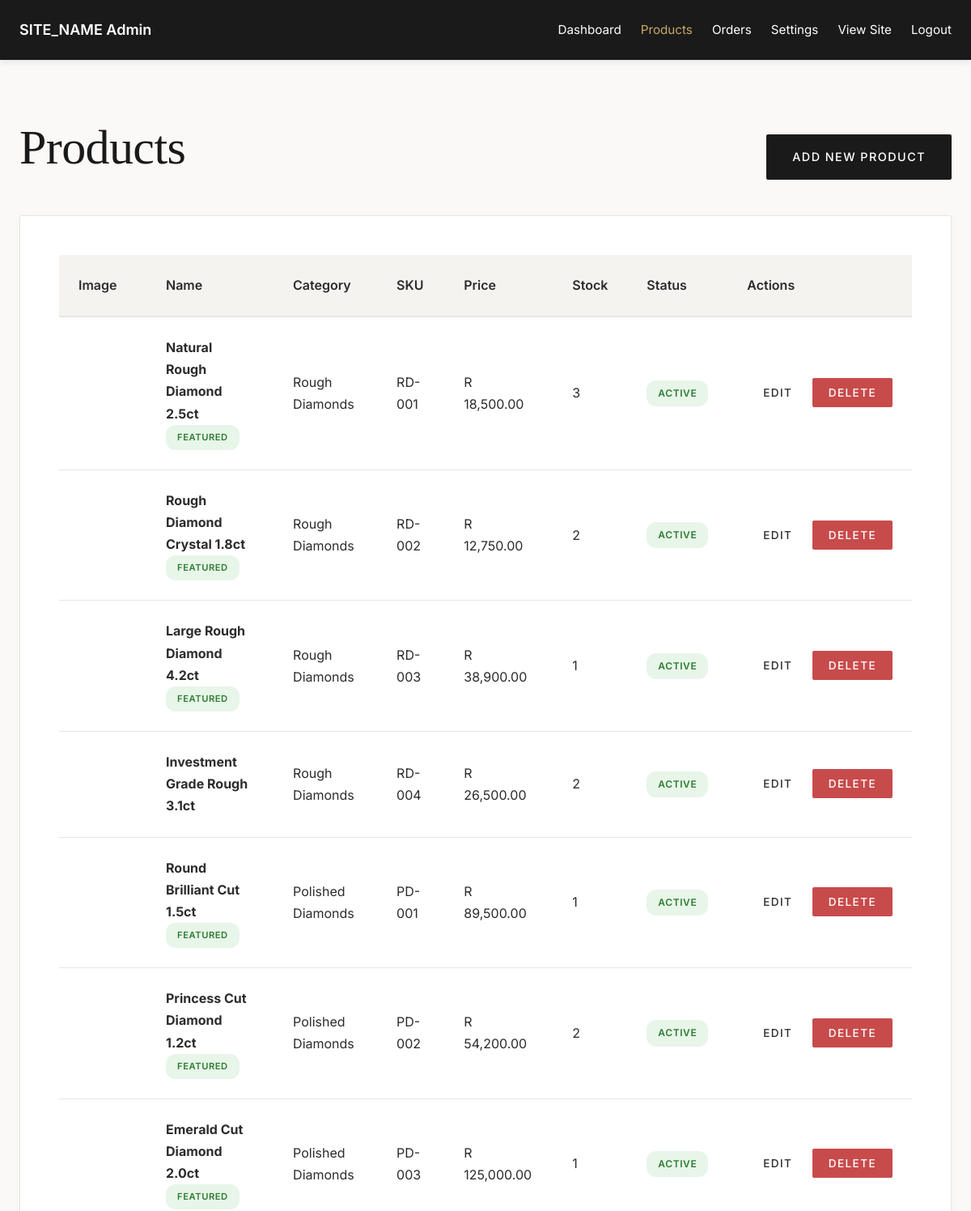
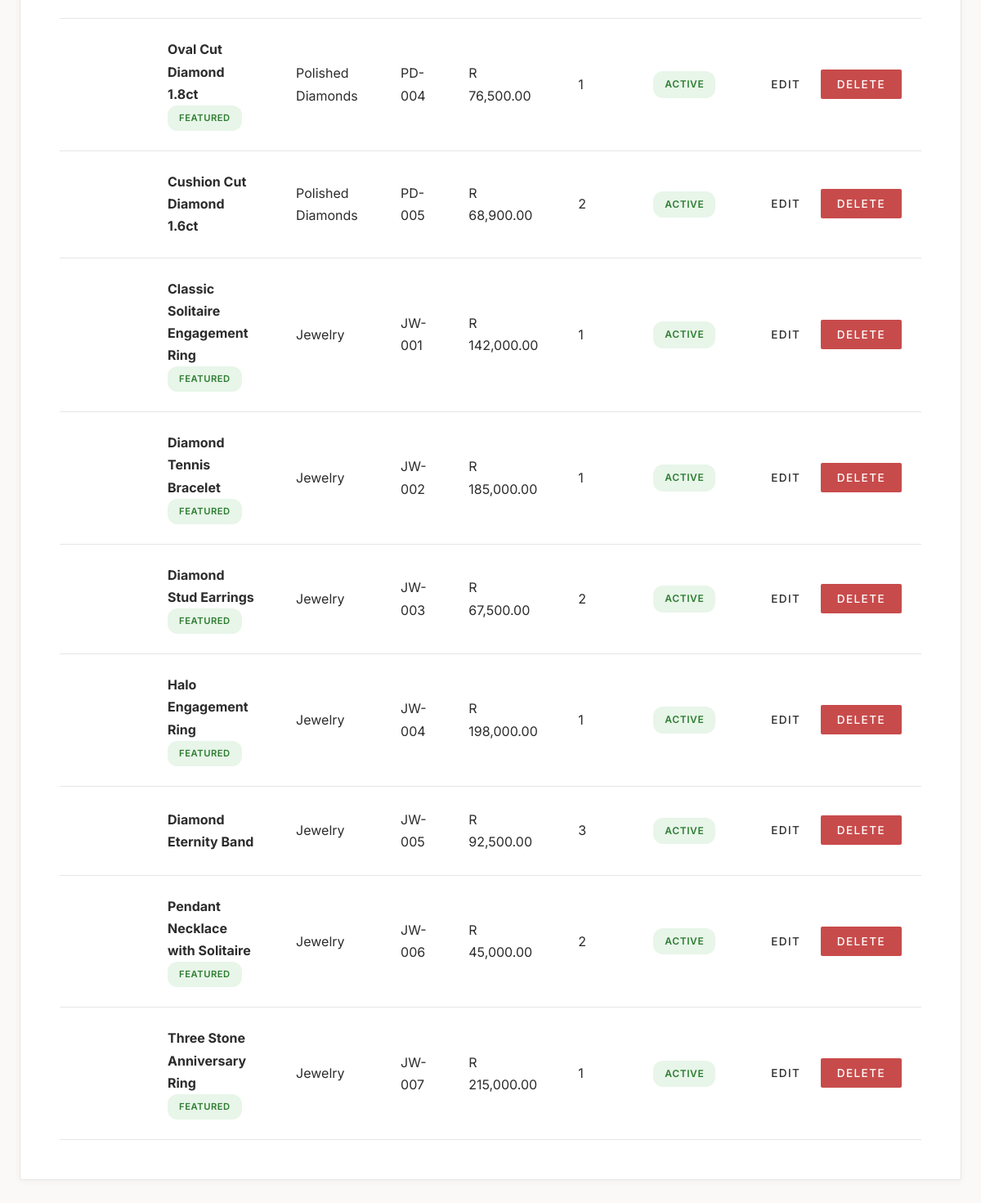
Page /admin/products.php (signed in) on the committed database (2 pictures, top to bottom).
### tables this page shows
CREATE TABLE IF NOT EXISTS `products` (
  `id` int(11) NOT NULL AUTO_INCREMENT,
  `sku` varchar(50) NOT NULL,
  `name` varchar(255) NOT NULL,
  `slug` varchar(255) NOT NULL,
  `category` enum('rough_diamonds','polished_diamonds','jewelry') NOT NULL,
  `description` text,
  `price` decimal(10,2) NOT NULL,
  `carat_weight` decimal(8,2) DEFAULT NULL,
  `cut` varchar(50) DEFAULT NULL,
  `clarity` varchar(50) DEFAULT NULL,
  `color` varchar(50) DEFAULT NULL,
  `stock_quantity` int(11) NOT NULL DEFAULT 0,
  `image_main` varchar(255) DEFAULT NULL,
  `image_gallery` text DEFAULT NULL COMMENT 'JSON array of additional images',
  `is_featured` tinyint(1) NOT NULL DEFAULT 0,
  `is_active` tinyint(1) NOT NULL DEFAULT 1,
  `created_at` timestamp NOT NULL DEFAULT CURRENT_TIMESTAMP,
  `updated_at` timestamp NOT NULL DEFAULT CURRENT_TIMESTAMP ON UPDATE CURRENT_TIMESTAMP,
  PRIMARY KEY (`id`),
  UNIQUE KEY `sku` (`sku`),
  UNIQUE KEY `slug` (`slug`),
  KEY `category` (`category`),
  KEY `is_featured` (`is_featured`),
  KEY `is_active` (`is_active`)
);

### includes/db.php (called while the page is built, shortened)
<?php
class Database {
    private static $instance = null;
    private $pdo;
    private function __construct() {
        try {
            $dsn = "mysql:host=" . DB_HOST . ";dbname=" . DB_NAME . ";charset=utf8mb4";
            $options = [
                PDO::ATTR_ERRMODE => PDO::ERRMODE_EXCEPTION,
                PDO::ATTR_DEFAULT_FETCH_MODE => PDO::FETCH_ASSOC,
                PDO::ATTR_EMULATE_PREPARES => false,
            ];
            $this->pdo = new PDO($dsn, DB_USER, DB_PASS, $options);
        } catch (PDOException $e) {
            error_log("Database Connection Error: " . $e->getMessage());
            die("Database connection failed. Please check your configuration.");
        }
    }
    public static function getInstance() {
        if (self::$instance === null) {
            self::$instance = new self();
        }
        return self::$instance;
    }
    public function query($sql, $params = []) {
        try {
            $stmt = $this->pdo->prepare($sql);
            $stmt->execute($params);
            return $stmt;
        } catch (PDOException $e) {
            error_log("Database Query Error: " . $e->getMessage());
            throw $e;
        }
    }
    public function fetchAll($sql, $params = []) {
        $stmt = $this->query($sql, $params);
        return $stmt->fetchAll();
    }
}
function db() {
    return Database::getInstance();
}

### includes/helpers.php (called while the page is built, shortened)
<?php
function e($string) {
    return htmlspecialchars($string ?? '', ENT_QUOTES, 'UTF-8');
}
function formatPrice($amount) {
    return 'R ' . number_format($amount, 2);
}
function getCategoryName($category) {
    $categories = [
        'rough_diamonds' => 'Rough Diamonds',
        'polished_diamonds' => 'Polished Diamonds',
        'jewelry' => 'Jewelry'
    ];
    return $categories[$category] ?? $category;
}

### admin/products.php (the view, shortened to what this page needs)
<?php
require_once __DIR__ . '/../includes/db.php';
require_once __DIR__ . '/../includes/helpers.php';
require_once __DIR__ . '/header.php';
$products = db()->fetchAll("SELECT * FROM products ORDER BY created_at DESC");
?>
<div style="display: flex; justify-content: space-between; align-items: center; margin-bottom: var(--spacing-md);">
    <h1>Products</h1>
    <a href="<?= BASE_URL ?>/admin/product-edit.php" class="btn btn-primary">Add New Product</a>
</div>
<div class="admin-card">
    <?php if (!empty($products)): ?>
        <table class="admin-table">
            <thead>
                <tr>
                    <th>Image</th>
                    <th>Name</th>
                    <th>Category</th>
                    <th>SKU</th>
                    <th>Price</th>
                    <th>Stock</th>
                    <th>Status</th>
                    <th>Actions</th>
                </tr>
            </thead>
            <tbody>
                <?php foreach ($products as $product): ?>
                    <tr>
                        <td>
                            <?php if ($product['image_main']): ?>
                                <img src="<?= UPLOAD_URL . e($product['image_main']) ?>" alt="<?= e($product['name']) ?>"
                                     style="width: 60px; height: 60px; object-fit: cover; border-radius: var(--border-radius);">
                            <?php else: ?>
                                <div style="width: 60px; height: 60px; background: var(--color-bg-light); border-radius: var(--border-radius);"></div>
                            <?php endif; ?>
                        </td>
                        <td>
                            <strong><?= e($product['name']) ?></strong><br>
                            <?php if ($product['is_featured']): ?>
                                <span class="badge badge-success" style="font-size: 0.7rem;">Featured</span>
                            <?php endif; ?>
                        </td>
                        <td><?= e(getCategoryName($product['category'])) ?></td>
                        <td><?= e($product['sku']) ?></td>
                        <td><?= formatPrice($product['price']) ?></td>
                        <td><?= $product['stock_quantity'] ?></td>
                        <td>
                            <?php if ($product['is_active']): ?>
                                <span class="badge badge-success">Active</span>
                            <?php else: ?>
                                <span class="badge badge-secondary">Inactive</span>
                            <?php endif; ?>
                        </td>
                        <td style="white-space: nowrap;">
                            <a href="<?= BASE_URL ?>/admin/product-edit.php?id=<?= $product['id'] ?>" class="btn btn-sm">Edit</a>
                            <form method="POST" style="display: inline;" onsubmit="return confirm('Are you sure you want to delete this product?');">
                                <button type="submit" name="delete_product" class="btn btn-sm" style="background: var(--color-error); color: white;">Delete</button>
                            </form>
                        </td>
                    </tr>
                <?php endforeach; ?>
            </tbody>
        </table>
    <?php else: ?>
        <p style="text-align: center; color: var(--color-text-light); padding: var(--spacing-xl);">
            No products yet. <a href="<?= BASE_URL ?>/admin/product-edit.php">Add your first product</a>
        </p>
    <?php endif; ?>
</div>
<?php require_once __DIR__ . '/footer.php'; ?>

### admin/header.php (shortened to what this page needs)
<?php
require_once __DIR__ . '/../includes/db.php';
require_once __DIR__ . '/../includes/helpers.php';
$currentPage = basename($_SERVER['PHP_SELF'], '.php');
?>
<!DOCTYPE html>
<html lang="en">
<head>
    <link rel="stylesheet" href="<?= BASE_URL ?>/assets/css/style.css">
</head>
<body>
    <header class="admin-header">
        <nav class="admin-nav">
            <div class="admin-brand">
                <a href="<?= BASE_URL ?>/admin/">
                    <?= SITE_NAME ?> Admin
                </a>
            </div>
            <div class="admin-nav-links">
                <a href="<?= BASE_URL ?>/admin/" class="<?= $currentPage === 'index' ? 'active' : '' ?>">Dashboard</a>
                <a href="<?= BASE_URL ?>/admin/products.php" class="<?= $currentPage === 'products' || $currentPage === 'product-edit' ? 'active' : '' ?>">Products</a>
                <a href="<?= BASE_URL ?>/admin/orders.php" class="<?= $currentPage === 'orders' || $currentPage === 'order-detail' ? 'active' : '' ?>">Orders</a>
                <a href="<?= BASE_URL ?>/admin/settings.php" class="<?= $currentPage === 'settings' ? 'active' : '' ?>">Settings</a>
                <a href="<?= BASE_URL ?>/" target="_blank">View Site</a>
                <a href="<?= BASE_URL ?>/admin/logout.php">Logout</a>
            </div>
        </nav>
    </header>
    <main class="admin-content">

### admin/footer.php
    </main>
</body>
</html>

### assets/css/style.css (style rules this page uses)
:root { --color-primary: #1a1a1a; --color-secondary: #2d2d2d; --color-accent: #c9a961; --color-accent-hover: #b89650; --color-text: #2c2c2c; --color-text-light: #6b6b6b; --color-bg: #faf9f7; --color-bg-alt: #f5f3f0; --color-bg-white: #ffffff; --color-border: #e8e6e3; --color-success: #5a7f5e; --color-error: #c84b4b; --color-warning: #d4a656; --font-display: 'Cormorant', serif; --font-body: 'Inter', system-ui, -apple-system, sans-serif; --spacing-xs: 0.5rem; --spacing-sm: 1rem; --spacing-md: 1.5rem; --spacing-lg: 3rem; --spacing-xl: 4.5rem; --spacing-2xl: 6rem; --shadow-sm: 0 2px 8px rgba(0, 0, 0, 0.04); --shadow-md: 0 4px 16px rgba(0, 0, 0, 0.06); --shadow-lg: 0 8px 32px rgba(0, 0, 0, 0.08); --transition-fast: 150ms cubic-bezier(0.4, 0, 0.2, 1); --transition-base: 250ms cubic-bezier(0.4, 0, 0.2, 1); --transition-slow: 350ms cubic-bezier(0.4, 0, 0.2, 1); --border-radius: 2px; }
* { margin: 0; padding: 0; box-sizing: border-box; }
body { font-family: var(--font-body); font-size: 16px; line-height: 1.7; color: var(--color-text); background: var(--color-bg); -webkit-font-smoothing: antialiased; -moz-osx-font-smoothing: grayscale; }
a { color: var(--color-text); text-decoration: none; transition: color var(--transition-base); }
h1, h2, h3, h4, h5, h6 { font-family: var(--font-display); font-weight: 400; line-height: 1.2; margin-bottom: var(--spacing-md); color: var(--color-primary); letter-spacing: -0.01em; }
h1 { font-size: clamp(2.5rem, 5vw, 4rem); font-weight: 300; }
.btn { display: inline-block; padding: 1rem 2rem; font-family: var(--font-body); font-size: 0.9rem; font-weight: 500; text-align: center; text-transform: uppercase; letter-spacing: 0.1em; border: none; border-radius: var(--border-radius); cursor: pointer; transition: all var(--transition-base); text-decoration: none; }
.btn-primary { background: var(--color-primary); color: white; }
.btn-sm { padding: 0.625rem 1.25rem; font-size: 0.85rem; }
.admin-header { background: var(--color-primary); color: white; padding: 1rem 0; box-shadow: 0 2px 8px rgba(0, 0, 0, 0.1); }
.admin-nav { max-width: 1280px; margin: 0 auto; padding: 0 var(--spacing-md); display: flex; justify-content: space-between; align-items: center; gap: var(--spacing-md); flex-wrap: wrap; }
.admin-brand a { color: white; font-weight: 600; font-size: 1.125rem; white-space: nowrap; transition: color var(--transition-base); }
.admin-nav-links { display: flex; align-items: center; gap: var(--spacing-md); flex-wrap: wrap; }
.admin-nav-links a { color: white; font-size: 0.95rem; white-space: nowrap; transition: color var(--transition-base); padding: 0.5rem 0; }
.admin-nav-links a:hover, .admin-nav-links a.active { color: var(--color-accent); }
.admin-content { max-width: 1280px; margin: 0 auto; padding: var(--spacing-xl) var(--spacing-md); }
.admin-card { background: var(--color-bg-white); border: 1px solid var(--color-border); border-radius: var(--border-radius); padding: var(--spacing-lg); margin-bottom: var(--spacing-md); box-shadow: var(--shadow-sm); }
.admin-table { width: 100%; border-collapse: collapse; }
.admin-table th { text-align: left; padding: var(--spacing-md); border-bottom: 2px solid var(--color-border); font-weight: 600; background: var(--color-bg-alt); }
.admin-table td { padding: var(--spacing-md); border-bottom: 1px solid var(--color-border); }
.badge { display: inline-block; padding: 0.375rem 0.875rem; font-size: 0.75rem; font-weight: 600; text-transform: uppercase; letter-spacing: 0.05em; border-radius: 12px; }
.badge-success { background: #e8f5e9; color: #2e7d32; }

### rows in the picture
products: name "Natural Rough Diamond 2.5ct", is_featured "FEATURED", category "Rough Diamonds", sku "RD-001", price "R 18,500.00", stock_quantity "3", is_active "ACTIVE"
products: name "Rough Diamond Crystal 1.8ct", is_featured "FEATURED", category "Rough Diamonds", sku "RD-002", price "R 12,750.00", stock_quantity "2", is_active "ACTIVE"
products: name "Large Rough Diamond 4.2ct", is_featured "FEATURED", category "Rough Diamonds", sku "RD-003", price "R 38,900.00", stock_quantity "1", is_active "ACTIVE"
products: name "Investment Grade Rough 3.1ct", category "Rough Diamonds", sku "RD-004", price "R 26,500.00", stock_quantity "2", is_active "ACTIVE"
products: name "Round Brilliant Cut 1.5ct", is_featured "FEATURED", category "Polished Diamonds", sku "PD-001", price "R 89,500.00", stock_quantity "1", is_active "ACTIVE"
products: name "Princess Cut Diamond 1.2ct", is_featured "FEATURED", category "Polished Diamonds", sku "PD-002", price "R 54,200.00", stock_quantity "2", is_active "ACTIVE"
products: name "Emerald Cut Diamond 2.0ct", is_featured "FEATURED", category "Polished Diamonds", sku "PD-003", price "R 125,000.00", stock_quantity "1", is_active "ACTIVE"
products: name "Oval Cut Diamond 1.8ct", is_featured "FEATURED", category "Polished Diamonds", sku "PD-004", price "R 76,500.00", stock_quantity "1", is_active "ACTIVE"
products: name "Cushion Cut Diamond 1.6ct", category "Polished Diamonds", sku "PD-005", price "R 68,900.00", stock_quantity "2", is_active "ACTIVE"
products: name "Classic Solitaire Engagement Ring", is_featured "FEATURED", category "Jewelry", sku "JW-001", price "R 142,000.00", stock_quantity "1", is_active "ACTIVE"
products: name "Diamond Tennis Bracelet", is_featured "FEATURED", category "Jewelry", sku "JW-002", price "R 185,000.00", stock_quantity "1", is_active "ACTIVE"
products: name "Diamond Stud Earrings", is_featured "FEATURED", category "Jewelry", sku "JW-003", price "R 67,500.00", stock_quantity "2", is_active "ACTIVE"
products: name "Halo Engagement Ring", is_featured "FEATURED", category "Jewelry", sku "JW-004", price "R 198,000.00", stock_quantity "1", is_active "ACTIVE"
products: name "Diamond Eternity Band", category "Jewelry", sku "JW-005", price "R 92,500.00", stock_quantity "3", is_active "ACTIVE"
products: name "Pendant Necklace with Solitaire", is_featured "FEATURED", category "Jewelry", sku "JW-006", price "R 45,000.00", stock_quantity "2", is_active "ACTIVE"
products: name "Three Stone Anniversary Ring", is_featured "FEATURED", category "Jewelry", sku "JW-007", price "R 215,000.00", stock_quantity "1", is_active "ACTIVE"

### other values in the picture
SITE_NAME "SITE_NAME"
